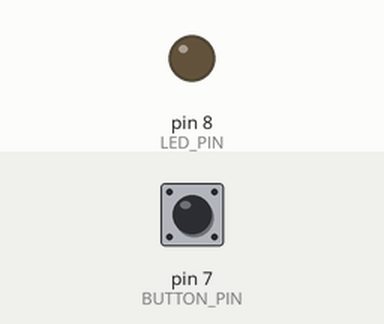
Simulated run of this sketch. Board: Arduino Uno, built with avr-gcc and run on an emulated ATmega328P. On the bench: output pins drawn as LEDs (lit = HIGH). Inputs (shaded band) come from the test bench; at power-on: pin 7 (BUTTON_PIN) HIGH.

Above: at 1.2 s.
1.3 s: pin 7 (BUTTON_PIN) pulled LOW for 0.15 s
At 1.8 s:
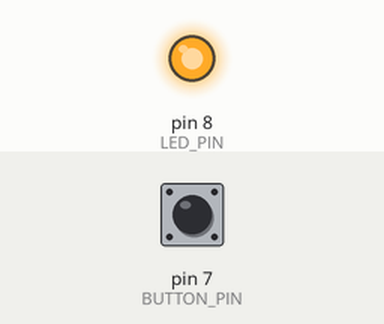
2.9 s: pin 7 (BUTTON_PIN) pulled LOW for 1 s
At 4.3 s:
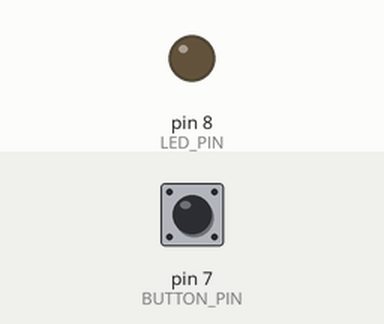
5.4 s: pin 7 (BUTTON_PIN) pulled LOW for 3.2 s
At 9.0 s:
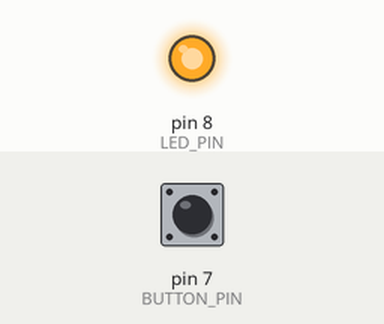
Timing chart, 0 to 10.5 s (numbered marks = the images above; inputs shaded):
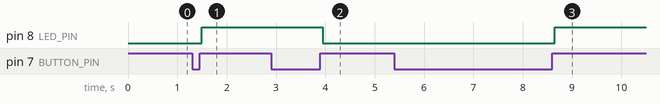

The sketch:

led_button.ino
```cpp
// LED toggle with push button for Arduino Uno.
// Each press of the button on D7 toggles the LED on D8.

const uint8_t LED_PIN = 8;
const uint8_t BUTTON_PIN = 7;

// Button wired with an external pull-down resistor: pressed reads HIGH.
// For a button wired to GND instead, use INPUT_PULLUP and LOW.
const uint8_t BUTTON_PIN_MODE = INPUT;
const uint8_t BUTTON_PRESSED_LEVEL = HIGH;

const unsigned long DEBOUNCE_MS = 50;

void setup() {
  ledSetup();
  buttonSetup();
}

void loop() {
  if (buttonWasPressed()) {
    ledToggle();
  }
}
```

button.ino
```cpp
// Debounced push button input.

int buttonStableState;
int buttonLastReading;
unsigned long buttonLastChangeMs = 0;

void buttonSetup() {
  pinMode(BUTTON_PIN, BUTTON_PIN_MODE);
  buttonStableState = digitalRead(BUTTON_PIN);
  buttonLastReading = buttonStableState;
}

// Returns true once per press, after the reading has been stable for DEBOUNCE_MS.
bool buttonWasPressed() {
  int reading = digitalRead(BUTTON_PIN);
  unsigned long now = millis();

  if (reading != buttonLastReading) {
    buttonLastReading = reading;
    buttonLastChangeMs = now;
  }

  if (now - buttonLastChangeMs >= DEBOUNCE_MS && reading != buttonStableState) {
    buttonStableState = reading;
    return buttonStableState == BUTTON_PRESSED_LEVEL;
  }

  return false;
}
```

led.ino
```cpp
// LED output.

bool ledOn = false;

void ledSetup() {
  pinMode(LED_PIN, OUTPUT);
  digitalWrite(LED_PIN, LOW);
}

void ledToggle() {
  ledOn = !ledOn;
  digitalWrite(LED_PIN, ledOn ? HIGH : LOW);
}
```

Measured:
- after the input at 1.3 s, pin 8 (LED_PIN): LOW → HIGH after 0.20 s
- after the input at 2.9 s, pin 8 (LED_PIN): HIGH → LOW after 1.0 s
- after the input at 5.4 s, pin 8 (LED_PIN): LOW → HIGH after 3.2 s
